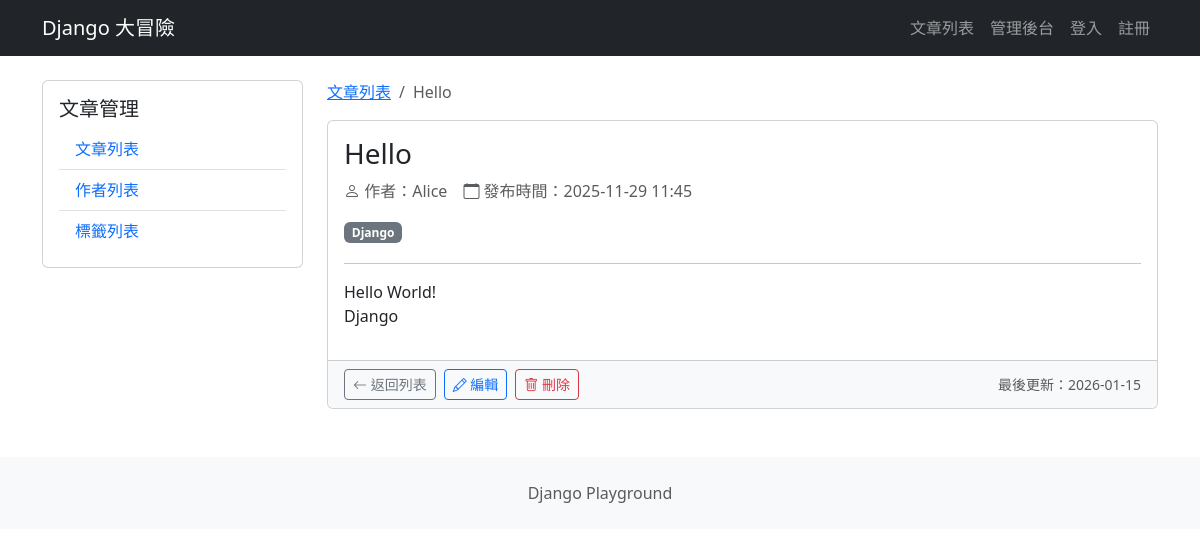
Before: /blog/articles/1/ with the older database file.
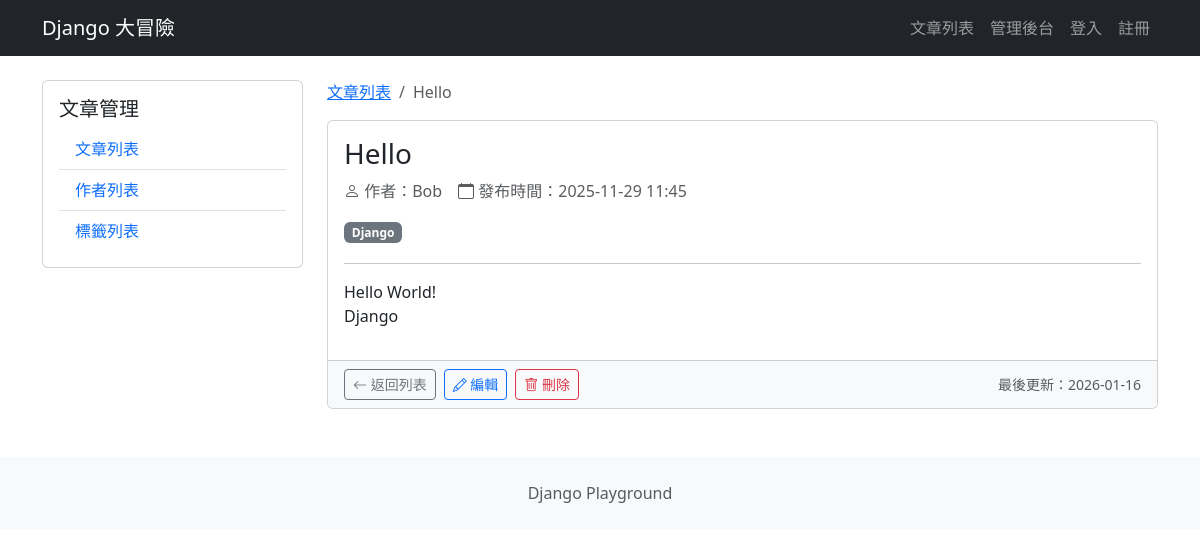
After: the same page with the newer database file.
### blog/models.py (models this page shows, shortened)
class Article(models.Model):
    title = models.CharField(max_length=200)
    content = models.TextField()
    created_at = models.DateTimeField(auto_now_add=True)
    updated_at = models.DateTimeField(auto_now=True)
    is_published = models.BooleanField(default=False)
    author = models.ForeignKey(  # ForeignKey外鍵會關聯到Author這張表
        Author,
        on_delete=models.CASCADE,  # 假設作者這筆資料被刪掉,文章就一起被刪掉
        related_name="articles",  # 反向的名字如何查詢,不寫也可以,Django 會自動命名為Default article
        null=True,
        blank=True,
    )
    tags = models.ManyToManyField(  # 多對多的關聯
        Tag,
        related_name="articles",  # 反向的名字如何查詢
        blank=True,
    )
    def __str__(self):
        return self.title

class Author(models.Model):
    name = models.CharField(max_length=100)
    email = models.EmailField(unique=True)
    bio = models.TextField(blank=True)
    created_at = models.DateTimeField(auto_now_add=True)

class Tag(models.Model):
    name = models.CharField(max_length=50, unique=True)

### blog/views.py (the view)
# urls.py: path("articles/<int:article_id>/", views.article_detail, name="article_detail"),
def article_detail(request, article_id):
    article = get_object_or_404(
        Article.objects.select_related("author").prefetch_related("tags"),
        id=article_id,
    )
    print(article)  # 可用於debug，print結果會顯示於PowerShell
    return render(request, "blog/article_detail.html", {"article": article})

### blog/templates/blog/article_detail.html (shortened to what this page needs)
{% extends "blog/base.html" %}
{% block blog_content %}
    <nav aria-label="breadcrumb" class="d-none d-md-block">
        <ol class="breadcrumb">
            <li class="breadcrumb-item">
                <a href="{% url 'blog:article_list' %}">文章列表</a>
            </li>
            <li class="breadcrumb-item active">
                {{ article.title }}
            </li>
        </ol>
    </nav>
    <article class="card">
        <div class="card-body">
            <h1 class="card-title fs-3 fs-md-2 fs-lg-1">
                {{ article.title }}
            </h1>
            <div class="d-flex flex-column flex-md-row align-items-md-center mb-3 text-muted">
                <span class="me-md-3 mb-2 mb-md-0">
                    <i class="bi bi-person"></i>
                    作者：{{ article.author.name }}
                </span>
                <span>
                    <i class="bi bi-calendar"></i>
                    發布時間：{{ article.created_at|date:"Y-m-d H:i" }}
                </span>
            </div>
            {% if article.tags.exists %}
                <div class="mb-3">
                    {% for tag in article.tags.all %}
                        <span class="badge bg-secondary me-1 mb-1">{{ tag.name }}</span>
                    {% endfor %}
                </div>
            {% endif %}
            <hr />
            <div class="article-content fs-6 fs-md-5">
                {{ article.content|linebreaks }}
            </div>
        </div>
        <div class="card-footer bg-light">
            <div class="d-flex justify-content-between align-items-center">
                <div class="d-flex gap-2">
                    <a href="{% url 'blog:article_list' %}"
                       class="btn btn-outline-secondary btn-sm">
                        <i class="bi bi-arrow-left"></i>
                        <span class="d-none d-sm-inline">返回列表</span>
                    </a>
                    <a href="{% url 'blog:article_edit' article_id=article.id %}"
                       class="btn btn-outline-primary btn-sm">
                        <i class="bi bi-pencil"></i>
                        <span class="d-none d-sm-inline">編輯</span>
                    </a>
                    <a href="{% url 'blog:article_delete' article_id=article.id %}"
                       class="btn btn-outline-danger btn-sm">
                        <i class="bi bi-trash"></i>
                        <span class="d-none d-sm-inline">刪除</span>
                    </a>
                </div>
                <small class="text-muted d-none d-md-inline">
                    最後更新：{{ article.updated_at|date:"Y-m-d" }}
                </small>
            </div>
        </div>
    </article>
{% endblock blog_content %}

### blog/templates/blog/base.html
{% extends "base.html" %}
{% block content %}
    <div class="row">
        <aside class="col-md-3 mb-4">
            <div class="card">
                <div class="card-body">
                    <h5 class="card-title">
                        文章管理
                    </h5>
                    <ul class="list-group list-group-flush">
                        <li class="list-group-item">
                            <a href="{% url 'blog:article_list' %}" class="text-decoration-none">文章列表</a>
                        </li>
                        <li class="list-group-item">
                            <a href="{% url 'blog:author_list' %}" class="text-decoration-none">作者列表</a>
                        </li>
                        <li class="list-group-item">
                            <a href="{% url 'blog:tag_list' %}" class="text-decoration-none">標籤列表</a>
                        </li>
                    </ul>
                </div>
            </div>
        </aside>
        <div class="col-md-9">
            {% block blog_content %}
            {% endblock blog_content %}
        </div>
    </div>
{% endblock content %}

### templates/base.html (shortened to what this page needs)
{% load django_bootstrap5 %}
<!DOCTYPE html>
<html lang="zh-Hant">
    <head>
        {% bootstrap_css %}
        <link rel="stylesheet"
              href="https://cdn.jsdelivr.net/npm/bootstrap-icons@1.11.0/font/bootstrap-icons.css" />
    </head>
    <body>
        <nav class="navbar navbar-expand-lg navbar-dark bg-dark">
            <div class="container">
                <span class="navbar-brand">Django 大冒險</span>
                <div class="collapse navbar-collapse" id="navbarNav">
                    <ul class="navbar-nav ms-auto">
                        <li class="nav-item">
                            <a class="nav-link" href="{% url 'blog:article_list' %}">文章列表</a>
                        </li>
                        <li class="nav-item">
                            <a class="nav-link" href="{% url 'admin:index' %}">管理後台</a>
                        </li>
                        {% if user.is_authenticated %}
                            <li class="nav-item">
                                <a class="nav-link" href="{% url 'auth:password_change' %}">變更密碼</a>
                            </li>
                            <li class="nav-item">
                                <form method="post" action="{% url 'auth:logout' %}" class="d-inline">
                                    {% csrf_token %}
                                    <button type="submit" class="nav-link btn btn-link">
                                        登出 ({{ user.username }})
                                    </button>
                                </form>
                            </li>
                        {% else %}
                            <li class="nav-item">
                                <a class="nav-link" href="{% url 'auth:login' %}">登入</a>
                            </li>
                            <li class="nav-item">
                                <a class="nav-link" href="{% url 'auth:register' %}">註冊</a>
                            </li>
                        {% endif %}
                    </ul>
                </div>
            </div>
        </nav>
        <main class="container my-4">
            {% block content %}
            {% endblock content %}
        </main>
        <footer class="bg-light py-4 mt-5">
            <div class="container text-center">
                <p class="text-muted mb-0">
                    Django Playground
                </p>
            </div>
        </footer>
    </body>
</html>

Changed rows visible on the page:
changed Article "Hello": author.name "Alice" → "Bob"; updated_at "2026-01-15" → "2026-01-16"
